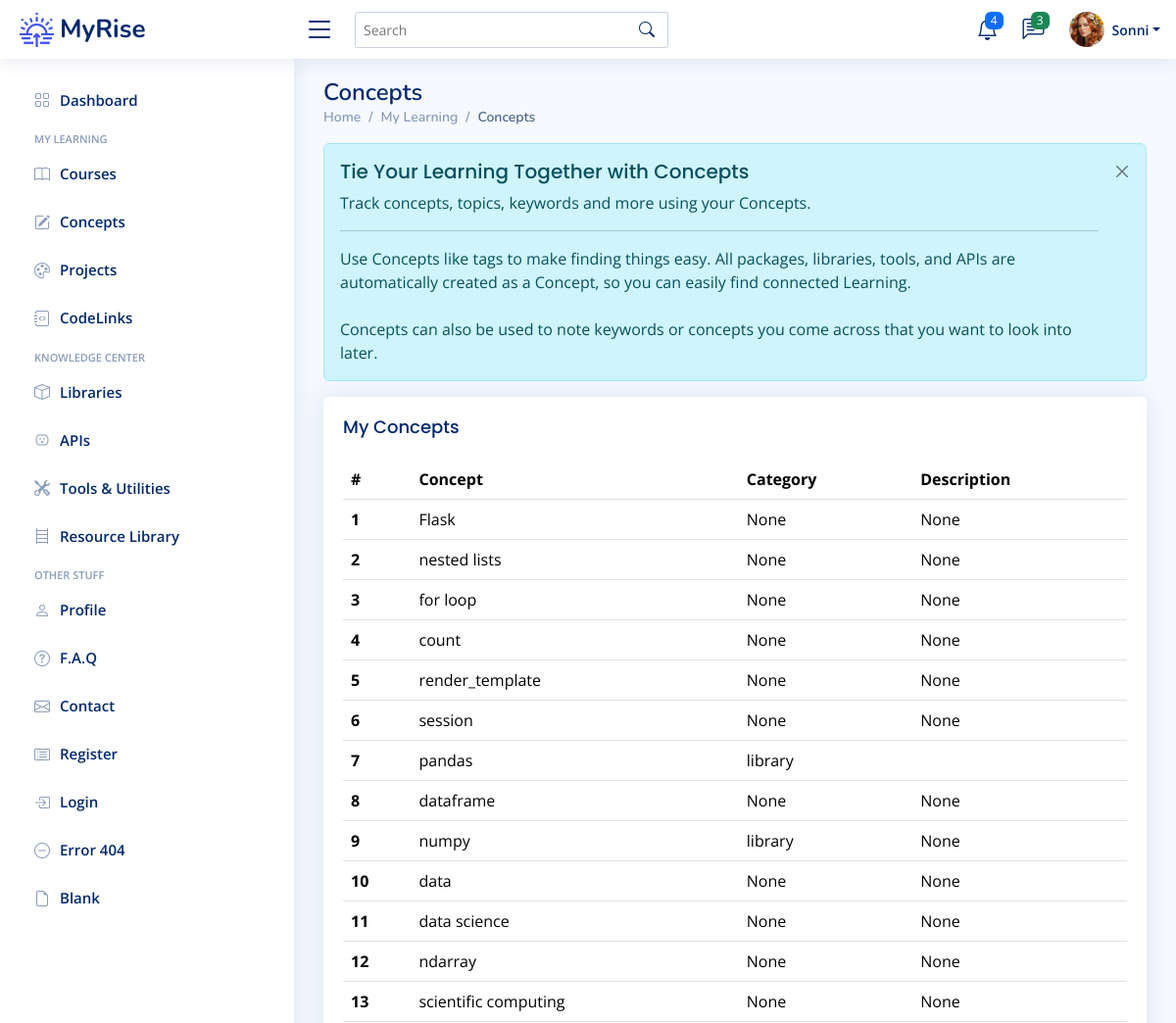
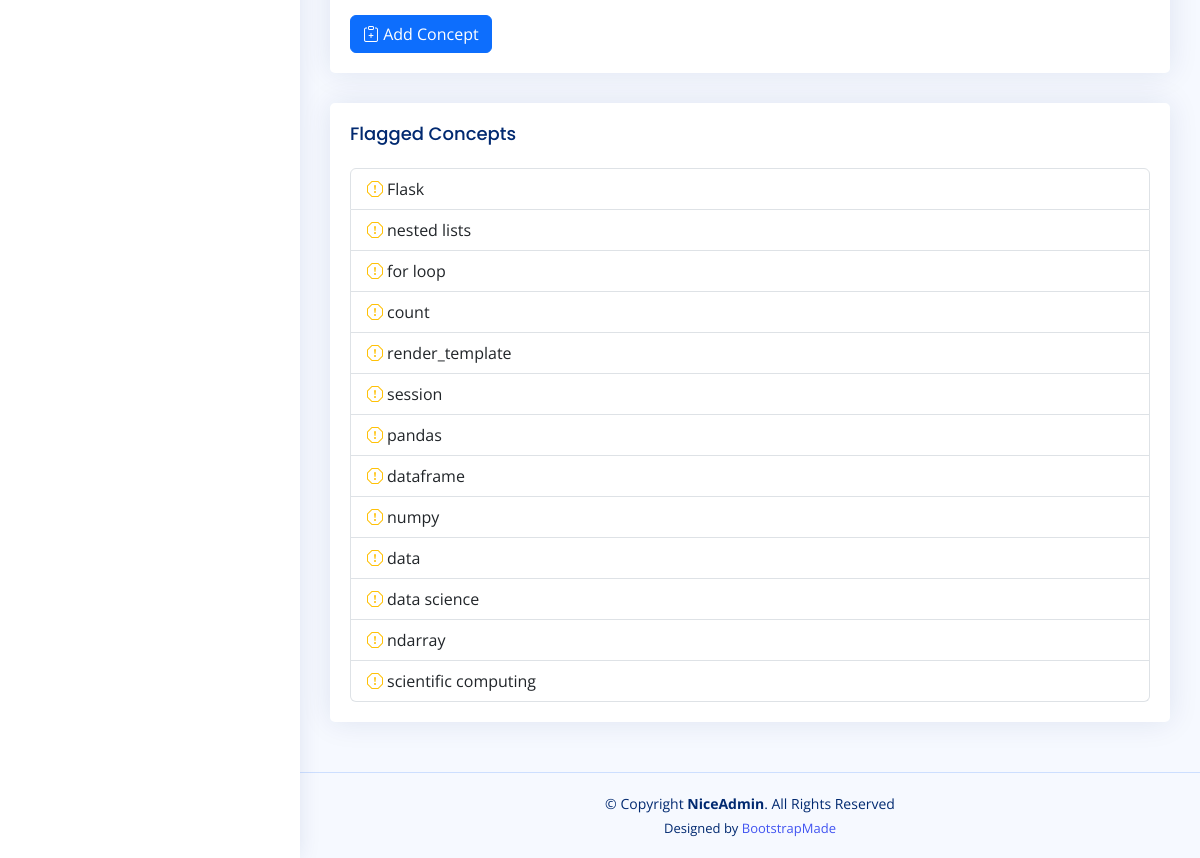
Page /concepts (signed in) on the committed database (2 pictures, top to bottom).
### app/models.py (models this page shows)
class User(UserMixin, db.Model):
    __tablename__ = "users"
    id: Mapped[int] = mapped_column(Integer, primary_key=True)
    email: Mapped[str] = mapped_column(String(100), unique=True)
    password: Mapped[str] = mapped_column(String(250))
    name: Mapped[str] = mapped_column(String(1000))
    display_name: Mapped[str] = mapped_column(String(1000))
    projects: Mapped[List["Project"]] = relationship(back_populates="user")
    events: Mapped[List["Event"]] = relationship(back_populates="user")
    courses: Mapped[List["Course"]] = relationship(back_populates="user")
    libraries: Mapped[List["Library"]] = relationship(back_populates="user")
    apis: Mapped[List["API"]] = relationship(back_populates="user")
    tools: Mapped[List["Tool"]] = relationship(back_populates="user")
    resources: Mapped[List["Resource"]] = relationship(back_populates="user")
    repos: Mapped[List["Repository"]] = relationship(back_populates="user")
    codelinks: Mapped[List["CodeLink"]] = relationship(back_populates="user")
    concepts: Mapped[List["Concept"]] = relationship('Concept', secondary=user_concept, backref='user')

class Concept(db.Model):
    __tablename__ = "concepts"
    id: Mapped[int] = mapped_column(Integer, primary_key=True)
    concept_term: Mapped[str] = mapped_column(String(50), nullable=False)
    category: Mapped[str] = mapped_column(String(100), nullable=True)
    description: Mapped[str] = mapped_column(Text, nullable=True)
    date_added: Mapped[datetime.date] = mapped_column(Date, nullable=False)

### app/routes.py (the view)
@app.route('/concepts')
@login_required
def concepts_page():
    get_concepts = db.session.execute(db.select(Concept)).scalars().all()
    concepts = [concept for concept in get_concepts]
    return render_template('concepts.html', concepts=concepts, badge=concept_categories)

### app/models.py (called while the page is built)
@login_manager.user_loader
def load_user(user_id):
    return db.get_or_404(User, user_id)

### app/templates/concepts.html (shortened to what this page needs)
{% extends 'base.html' %}
{% from 'bootstrap5/form.html' import render_form %}
{% block content %}
	<main id="main" class="main">
    <div class="pagetitle">
      <h1>Concepts</h1>
      <nav>
        <ol class="breadcrumb">
          <li class="breadcrumb-item"><a href="index.html">Home</a></li>
          <li class="breadcrumb-item">My Learning</li>
          <li class="breadcrumb-item active">Concepts</li>
        </ol>
      </nav>
    </div>
	<div class="alert alert-info  alert-dismissible fade show" role="alert">
		<h4 class="alert-heading">Tie Your Learning Together with Concepts</h4>
		<p>Track concepts, topics, keywords and more using your Concepts.</p>
		<hr>
 		<p class="mb-0">Use Concepts like tags to make finding things easy.
			All packages, libraries, tools, and APIs are automatically created as a Concept, so you can easily find connected Learning.</p>
		<br>
		<p class="mb-0">Concepts can also be used to note keywords or concepts you come across that you want to look into later.</p>
		<button type="button" class="btn-close" data-bs-dismiss="alert" aria-label="Close"></button>
	  </div>
	 <div class="card">
		<div class="card-body">
		  <h5 class="card-title">My Concepts</h5>
		  <table class="table table-hover">
			<thead>
			  <tr>
			    <th scope="col">#</th>
				<th scope="col">Concept</th>
				<th scope="col">Category</th>
				<th scope="col">Description</th>
			  </tr>
			</thead>
			<tbody>
			{% for concept in concepts %}
			  <tr>
				<th scope="row">{{ concept.id }}</th>
				<td>{{ concept.concept_term }}</td>
				<td>{{ concept.category }}</td>
				<td>{{ concept.description }}</td>
			  </tr>
			{% endfor %}
			</tbody>
		  </table>
			<a href="{{ url_for('add_new_concept') }}">
		  <button type="button" class="btn btn-primary"><i class="bi bi-clipboard-plus"></i> Add Concept</button>
			</a>
		</div>
	 </div>
	<div class="card">
		<div class="card-body">
		  <h5 class="card-title">Flagged Concepts</h5>
		  <ul class="list-group">
			  {% for concept in concepts %}
				<li class="list-group-item"><i class="bi bi-exclamation-octagon me-1 text-warning"></i>{{ concept.concept_term }}</li>
			  {% endfor %}
		  </ul>
		</div>
	  </div>
  </main>
{% endblock %}

### app/templates/base.html (shortened to what this page needs)
<!doctype html>
<html lang="en">
  <head>
	  {% block styles %}
		<link href="https://cdn.jsdelivr.net/npm/bootstrap@5.3.3/dist/css/bootstrap.min.css" rel="stylesheet">
	  	<link href="{{ url_for('static', filename='vendor/bootstrap/css/bootstrap.min.css') }}" rel="stylesheet">
	  	<link href="{{ url_for('static', filename='vendor/bootstrap-icons/bootstrap-icons.css') }}" rel="stylesheet">
	  	<link href="{{ url_for('static', filename='vendor/boxicons/css/boxicons.min.css') }}" rel="stylesheet">
	  	<link href="{{ url_for('static', filename='vendor/quill/quill.snow.css') }}" rel="stylesheet">
	  	<link href="{{ url_for('static', filename='vendor/quill/quill.bubble.css') }}" rel="stylesheet">
	  	<link href="{{ url_for('static', filename='vendor/remixicon/remixicon.css') }}" rel="stylesheet">
	  	<link href="{{ url_for('static', filename='vendor/simple-datatables/style.css') }}" rel="stylesheet">
	  	<link href="{{ url_for('static', filename='css/style.css' ) }}" rel="stylesheet">
    	{% endblock %}
  </head>
  <body>
  	{% include "heading.html" %}
    {% block content %}{% endblock %}
	{% include 'footer.html' %}
  </body>
</html>

### app/templates/heading.html (shortened to what this page needs)
{% from 'bootstrap5/nav.html' import render_nav_item %}
{% from 'bootstrap5/form.html' import render_form %}
  <header id="header" class="header fixed-top d-flex align-items-center">
    <div class="d-flex align-items-center justify-content-between">
      <a href="{{ url_for('home') }}" class="logo d-flex align-items-center">
        <img src="{{ url_for('static', filename='img/logo.png') }}" alt="sun-rise">
        <span class="d-none d-lg-block">MyRise</span>
      </a>
      <i class="bi bi-list toggle-sidebar-btn"></i>
    </div>
    <div class="search-bar">
      <form class="search-form d-flex align-items-center" method="POST" action="#">
        <input type="text" name="query" placeholder="Search" title="Enter search keyword">
        <button type="submit" title="Search"><i class="bi bi-search"></i></button>
      </form>
    </div>
    <nav class="header-nav ms-auto">
      <ul class="d-flex align-items-center">
        <li class="nav-item dropdown">
          <a class="nav-link nav-icon" href="#" data-bs-toggle="dropdown">
            <i class="bi bi-bell"></i>
            <span class="badge bg-primary badge-number">4</span>
          </a>
        </li>
        <li class="nav-item dropdown">
          <a class="nav-link nav-icon" href="#" data-bs-toggle="dropdown">
            <i class="bi bi-chat-left-text"></i>
            <span class="badge bg-success badge-number">3</span>
          </a>
        </li>
        <li class="nav-item dropdown pe-3">
          <a class="nav-link nav-profile d-flex align-items-center pe-0" href="#" data-bs-toggle="dropdown">
            <img src="{{ url_for('static', filename='img/profile-img.png') }}" alt="Profile" class="rounded-circle">
            <span class="d-none d-md-block dropdown-toggle ps-2">{{ current_user.display_name }}</span>
          </a>
        </li>
      </ul>
    </nav>
  </header>
  <aside id="sidebar" class="sidebar">
    <ul class="sidebar-nav" id="sidebar-nav">
      <li class="nav-item">
        <a class="nav-link collapsed" href="{{ url_for('home') }}">
          <i class="bi bi-grid"></i>
          <span>Dashboard</span>
        </a>
      </li>
<li class="nav-heading">My Learning</li>
	  <li class="nav-item">
        <a class="nav-link collapsed" href="{{ url_for('courses_page') }}">
          <i class="bi bi-book"></i>
          <span>Courses</span>
        </a>
      </li>
	  <li class="nav-item">
        <a class="nav-link collapsed" href="{{ url_for('concepts_page') }}">
          <i class="bi bi-pencil-square"></i>
          <span>Concepts</span>
        </a>
      </li>
	  <li class="nav-item">
        <a class="nav-link collapsed" href="{{ url_for('projects_page') }}">
          <i class="bi bi-palette"></i>
          <span>Projects</span>
        </a>
      </li>
	  <li class="nav-item">
        <a class="nav-link collapsed" href="{{ url_for('codelinks_page') }}">
          <i class="bi bi-journal-code"></i>
          <span>CodeLinks</span>
        </a>
      </li>
<li class="nav-heading">Knowledge Center</li>
	  <li class="nav-item">
        <a class="nav-link collapsed" href="{{ url_for('libraries_page') }}">
          <i class="bi bi-box"></i>
          <span>Libraries</span>
        </a>
      </li>
	  <li class="nav-item">
        <a class="nav-link collapsed" href="{{ url_for('apis_page') }}">
          <i class="bi bi-outlet"></i>
          <span>APIs</span>
        </a>
      </li>
	  <li class="nav-item">
        <a class="nav-link collapsed" href="{{ url_for('tools_page') }}">
          <i class="bi bi-tools"></i>
          <span>Tools & Utilities</span>
        </a>
      </li>
	  <li class="nav-item">
        <a class="nav-link collapsed" href="{{ url_for('resources_page') }}">
          <i class="bi bi-bookshelf"></i>
          <span>Resource Library</span>
        </a>
      </li>
	<li class="nav-heading">Other Stuff</li>
      <li class="nav-item">
        <a class="nav-link collapsed" href="users-profile.html">
          <i class="bi bi-person"></i>
          <span>Profile</span>
        </a>
      </li>
      <li class="nav-item">
        <a class="nav-link collapsed" href="pages-faq.html">
          <i class="bi bi-question-circle"></i>
          <span>F.A.Q</span>
        </a>
	  </li>
      <li class="nav-item">
        <a class="nav-link collapsed" href="pages-contact.html">
          <i class="bi bi-envelope"></i>
          <span>Contact</span>
        </a>
      </li>
      <li class="nav-item">
        <a class="nav-link collapsed" href="pages-register.html">
          <i class="bi bi-card-list"></i>
          <span>Register</span>
        </a>
      </li>
      <li class="nav-item">
        <a class="nav-link collapsed" href="pages-login.html">
          <i class="bi bi-box-arrow-in-right"></i>
          <span>Login</span>
        </a>
      </li>
      <li class="nav-item">
        <a class="nav-link collapsed" href="pages-error-404.html">
          <i class="bi bi-dash-circle"></i>
          <span>Error 404</span>
        </a>
      </li>
      <li class="nav-item">
        <a class="nav-link collapsed" href="pages-blank.html">
          <i class="bi bi-file-earmark"></i>
          <span>Blank</span>
        </a>
      </li>
    </ul>
  </aside>

### app/templates/footer.html
  <footer id="footer" class="footer">
    <div class="copyright">
      &copy; Copyright <strong><span>NiceAdmin</span></strong>. All Rights Reserved
    </div>
    <div class="credits">
      Designed by <a href="https://bootstrapmade.com/">BootstrapMade</a>
    </div>
  </footer>

### app/static/css/style.css (style rules this page uses)
:root { scroll-behavior: smooth; }
body { font-family: "Open Sans", sans-serif; background: #f6f9ff; color: #444444; }
a { color: #4154f1; text-decoration: none; }
h1, h2, h3, h4, h5, h6 { font-family: "Nunito", sans-serif; }
#main { margin-top: 60px; padding: 20px 30px; transition: all 0.3s; }
.pagetitle { margin-bottom: 10px; }
.pagetitle h1 { font-size: 24px; margin-bottom: 0; font-weight: 600; color: #012970; }
.card { margin-bottom: 30px; border: none; border-radius: 5px; box-shadow: 0px 0 30px rgba(1, 41, 112, 0.1); }
.card-title { padding: 20px 0 15px 0; font-size: 18px; font-weight: 500; color: #012970; font-family: "Poppins", sans-serif; }
.card-body { padding: 0 20px 20px 20px; }
.alert-heading { font-weight: 500; font-family: "Poppins", sans-serif; font-size: 20px; }
.btn-close { background-size: 25%; }
.breadcrumb { font-size: 14px; font-family: "Nunito", sans-serif; color: #899bbd; font-weight: 600; }
.breadcrumb a { color: #899bbd; transition: 0.3s; }
.breadcrumb .breadcrumb-item::before { color: #899bbd; }
.breadcrumb .active { color: #51678f; font-weight: 600; }
.logo { line-height: 1; }
@media (min-width: 1200px) { .logo { width: 280px; } }
.logo img { max-height: 35px; margin-right: 6px; }
.logo span { font-size: 26px; font-weight: 700; color: #012970; font-family: "Nunito", sans-serif; }
.header { transition: all 0.5s; z-index: 997; height: 60px; box-shadow: 0px 2px 20px rgba(1, 41, 112, 0.1); background-color: #fff; padding-left: 20px; }
.header .toggle-sidebar-btn { font-size: 32px; padding-left: 10px; cursor: pointer; color: #012970; }
.header .search-bar { min-width: 360px; padding: 0 20px; }
.header .search-form { width: 100%; }
.header .search-form input { border: 0; font-size: 14px; color: #012970; border: 1px solid rgba(1, 41, 112, 0.2); padding: 7px 38px 7px 8px; border-radius: 3px; transition: 0.3s; width: 100%; }
.header .search-form button { border: 0; padding: 0; margin-left: -30px; background: none; }
.header .search-form button i { color: #012970; }
.header-nav ul { list-style: none; }
.header-nav>ul { margin: 0; padding: 0; }
.header-nav .nav-icon { font-size: 22px; color: #012970; margin-right: 25px; position: relative; }
.header-nav .nav-profile { color: #012970; }
.header-nav .nav-profile img { max-height: 36px; }
.header-nav .nav-profile span { font-size: 14px; font-weight: 600; }
.header-nav .badge-number { position: absolute; inset: -2px -5px auto auto; font-weight: normal; font-size: 12px; padding: 3px 6px; }
.sidebar { position: fixed; top: 60px; left: 0; bottom: 0; width: 300px; z-index: 996; transition: all 0.3s; padding: 20px; overflow-y: auto; scrollbar-width: thin; scrollbar-color: #aab7cf transparent; box-shadow: 0px 0px 20px rgba(1, 41, 112, 0.1); background-color: #fff; }
@media (min-width: 1200px) { #main, #footer { margin-left: 300px; } }
.sidebar-nav { padding: 0; margin: 0; list-style: none; }
.sidebar-nav li { padding: 0; margin: 0; list-style: none; }
.sidebar-nav .nav-item { margin-bottom: 5px; }
.sidebar-nav .nav-heading { font-size: 11px; text-transform: uppercase; color: #899bbd; font-weight: 600; margin: 10px 0 5px 15px; }
.sidebar-nav .nav-link { display: flex; align-items: center; font-size: 15px; font-weight: 600; color: #4154f1; transition: 0.3; background: #f6f9ff; padding: 10px 15px; border-radius: 4px; }
.sidebar-nav .nav-link i { font-size: 16px; margin-right: 10px; color: #4154f1; }
.sidebar-nav .nav-link.collapsed { color: #012970; background: #fff; }
.sidebar-nav .nav-link.collapsed i { color: #899bbd; }
.footer { padding: 20px 0; font-size: 14px; transition: all 0.3s; border-top: 1px solid #cddfff; }
.footer .copyright { text-align: center; color: #012970; }
.footer .credits { padding-top: 5px; text-align: center; font-size: 13px; color: #012970; }

### rows in the picture
User: display_name "Sonni"
Concept: id "1", concept_term "Flask", category "None", description "None"
Concept: id "2", concept_term "nested lists", category "None", description "None"
Concept: id "3", concept_term "for loop", category "None", description "None"
Concept: id "4", concept_term "count", category "None", description "None"
Concept: id "5", concept_term "render_template", category "None", description "None"
Concept: id "6", concept_term "session", category "None", description "None"
Concept: id "7", concept_term "pandas", category "library"
Concept: id "8", concept_term "dataframe", category "None", description "None"
Concept: id "9", concept_term "numpy", category "library", description "None"
Concept: id "10", concept_term "data", category "None", description "None"
Concept: id "11", concept_term "data science", category "None", description "None"
Concept: id "12", concept_term "ndarray", category "None", description "None"
Concept: id "13", concept_term "scientific computing", category "None", description "None"
